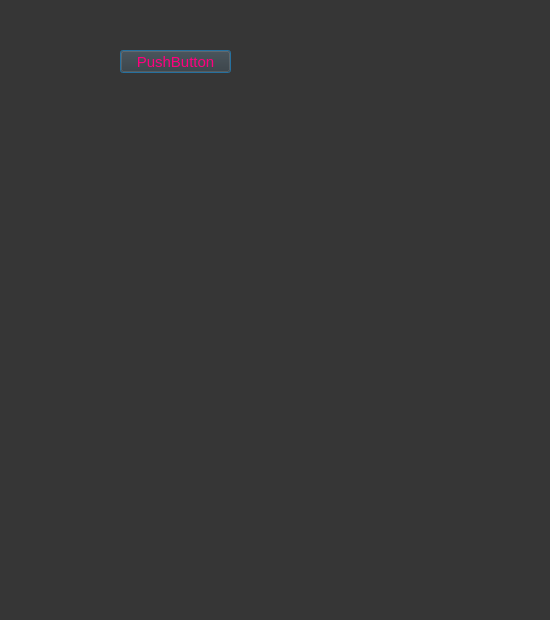
<?xml version="1.0" encoding="UTF-8"?>
<ui version="4.0">
 <class>Dialog</class>
 <widget class="QDialog" name="Dialog">
  <property name="geometry">
   <rect>
    <x>0</x>
    <y>0</y>
    <width>550</width>
    <height>620</height>
   </rect>
  </property>
  <property name="windowTitle">
   <string>Dialog</string>
  </property>
  <property name="styleSheet">
   <string notr="true">background-color: rgb(54, 54, 54);</string>
  </property>
  <widget class="QPushButton" name="BackButton2">
   <property name="geometry">
    <rect>
     <x>120</x>
     <y>50</y>
     <width>111</width>
     <height>23</height>
    </rect>
   </property>
   <property name="styleSheet">
    <string notr="true">color: rgb(255, 0, 127);font-size:15px;</string>
   </property>
   <property name="text">
    <string>PushButton</string>
   </property>
  </widget>
 </widget>
 <resources/>
 <connections/>
</ui>
